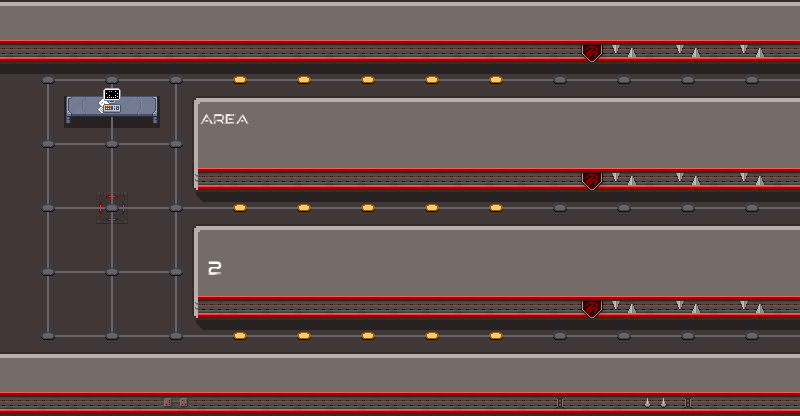

This is a level from a 2D game, rendered from its Tiled map with the project's own tilesets. A one-line summary and the map file follow, with tile-layer data summarised:
An orthogonal 25x13 tile map with 32x32 px tiles, 8 tile layers (floor, sh, wall, line, ...), 5 tilesets.

<map version="1.10" tiledversion="1.10.2" orientation="orthogonal" renderorder="right-down" width="25" height="13" tilewidth="32" tileheight="32" infinite="0" nextlayerid="9" nextobjectid="1">
 <tileset firstgid="1" source="alien_spaceship_tileset2.tsx" />
 <tileset firstgid="241" source="alien_spaceship_tileset.tsx" />
 <tileset firstgid="433" source="scifi_tileset_01.tsx" />
 <tileset firstgid="625" source="scifi_items.tsx" />
 <tileset firstgid="833" source="scifi_items2.tsx" />
 <layer id="2" name="floor" width="25" height="13">
  <data>[325 cells, 325 non-empty, 2 distinct tile ids]</data>
 </layer>
 <layer id="5" name="sh" width="25" height="13" opacity="0.4">
  <data>[325 cells, 66 non-empty, 3 distinct tile ids]</data>
 </layer>
 <layer id="3" name="wall" width="25" height="13">
  <data>[325 cells, 214 non-empty, 11 distinct tile ids]</data>
 </layer>
 <layer id="4" name="line" width="25" height="13">
  <data>[325 cells, 94 non-empty, 4 distinct tile ids]</data>
 </layer>
 <layer id="1" name="point" width="25" height="13">
  <data>[325 cells, 42 non-empty, 2 distinct tile ids]</data>
 </layer>
 <layer id="6" name="p" width="25" height="13">
  <data>[325 cells, 6 non-empty, 6 distinct tile ids]</data>
 </layer>
 <layer id="8" name="Tile Layer 8" width="25" height="13">
  <data>[325 cells, 1 non-empty, 1 distinct tile ids]</data>
 </layer>
 <layer id="7" name="Tile Layer 7" width="25" height="13" offsetx="0.545455" offsety="-24.3636">
  <data>[325 cells, 1 non-empty, 1 distinct tile ids]</data>
 </layer>
</map>
